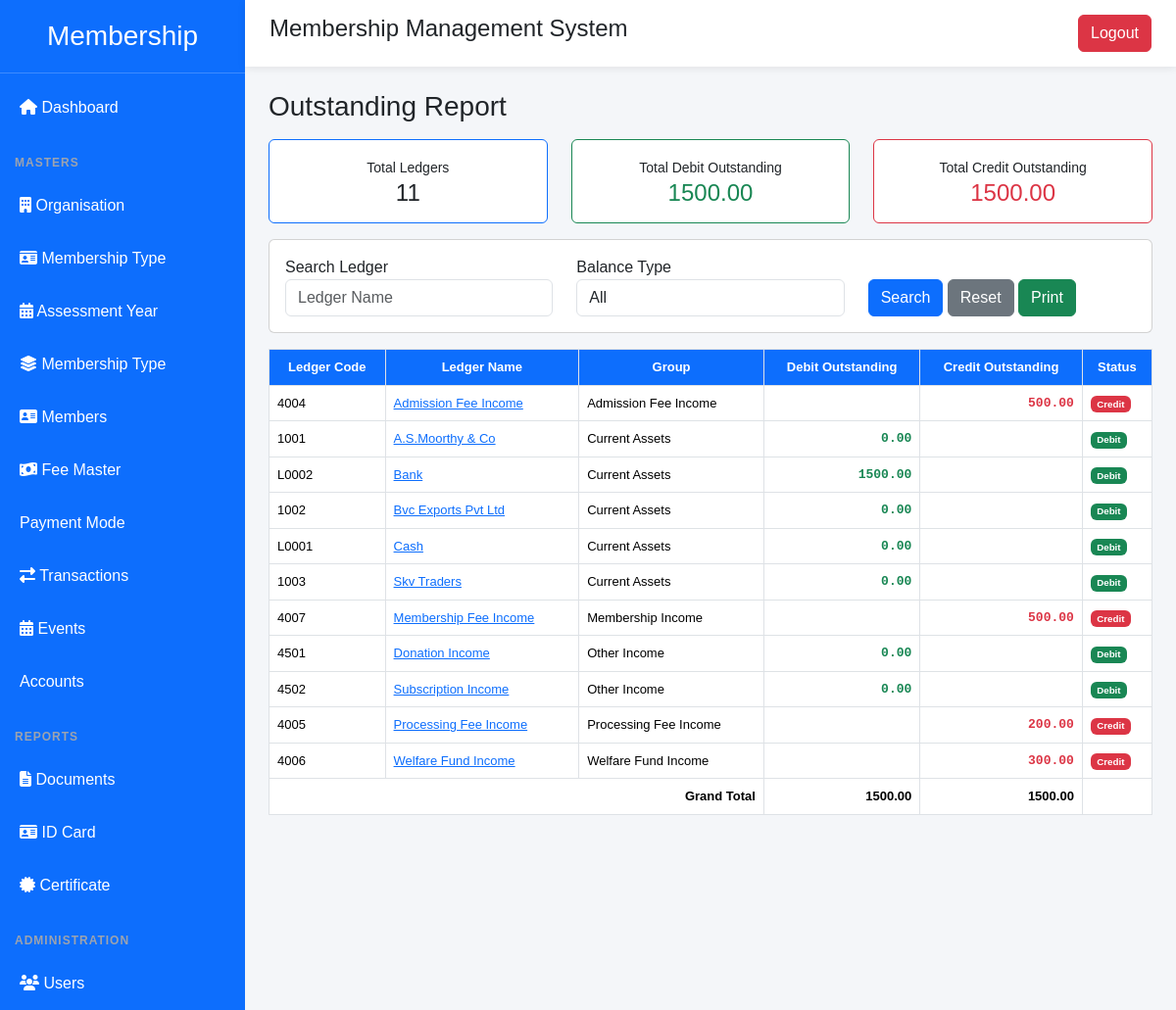
/outstanding-report/ (signed in), run on an earlier commit of the app's database.
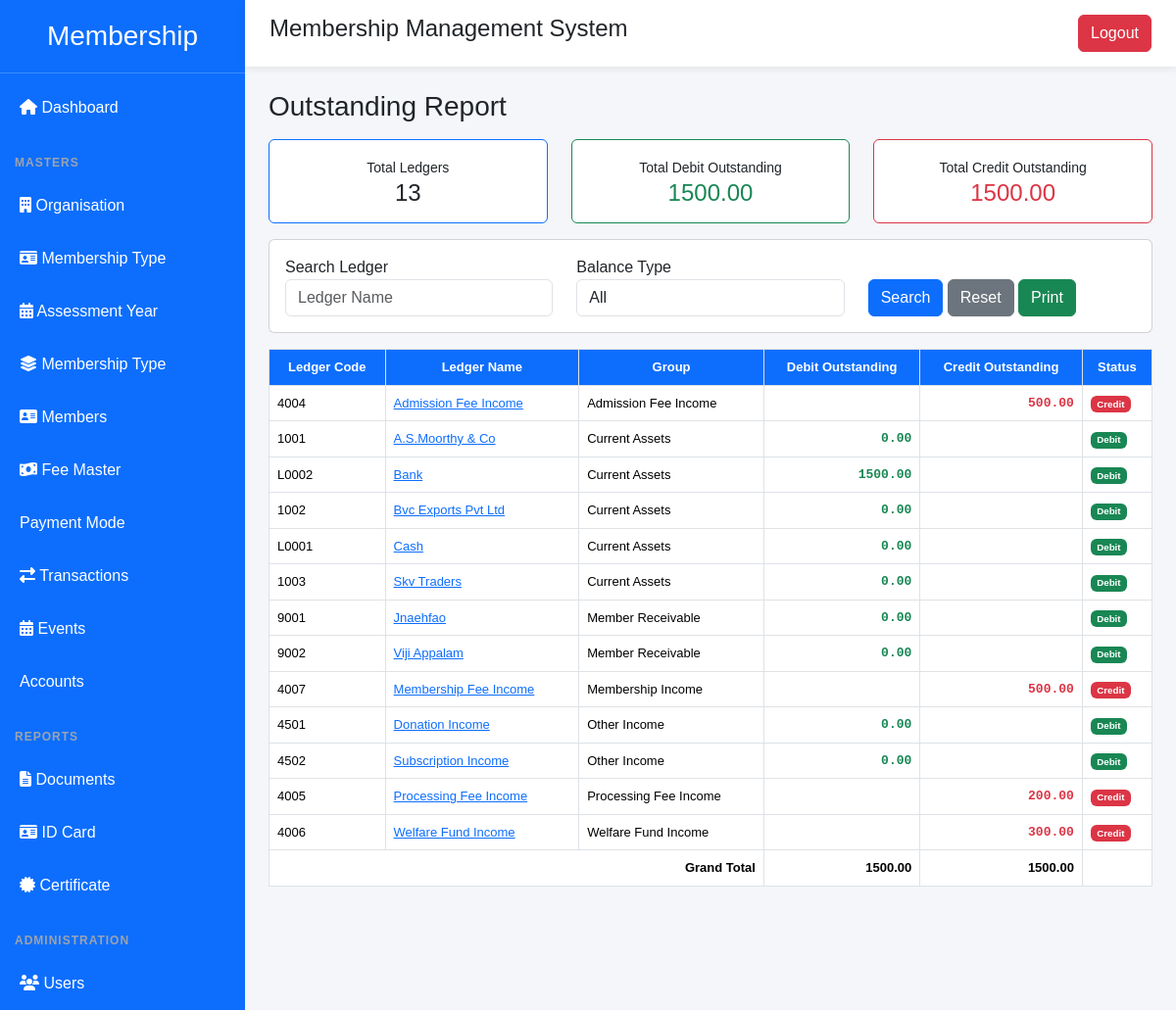
And on a later commit of the database.
### membership/models.py (models this page shows, shortened)
class Ledger(models.Model):
    OPENING_TYPE = (
        ("DEBIT", "Debit"),
        ("CREDIT", "Credit"),
    )
    ledger_code = models.CharField(
        max_length=20,
        unique=True
    )
    ledger_name = models.CharField(
        max_length=100,
        unique=True
    )
    group = models.ForeignKey(
        AccountGroup,
        on_delete=models.PROTECT,
        related_name="ledgers"
    )
    opening_balance = models.DecimalField(
        max_digits=12,
        decimal_places=2,
        default=0
    )
    opening_type = models.CharField(
        max_length=10,
        choices=OPENING_TYPE,
        default="DEBIT"
    )
    remarks = models.TextField(
        blank=True
    )
    is_system = models.BooleanField(
        default=False
    )
    is_active = models.BooleanField(
        default=True
    )
    created_at = models.DateTimeField(
        auto_now_add=True
    )
    updated_at = models.DateTimeField(
        auto_now=True
    )
    class Meta:
        ordering = ["ledger_code"]

class AccountGroup(models.Model):
    GROUP_TYPES = (
        ("ASSET", "Asset"),
        ("LIABILITY", "Liability"),
        ("DIRECT_INCOME", "Direct Income"),
        ("INDIRECT_INCOME", "Indirect Income"),
        ("DIRECT_EXPENSE", "Direct Expense"),
        ("INDIRECT_EXPENSE", "Indirect Expense"),
    )
    name = models.CharField(
        max_length=100,
        unique=True
    )
    parent = models.ForeignKey(
        "self",
        on_delete=models.PROTECT,
        null=True,
        blank=True,
        related_name="children"
    )
    nature = models.CharField(
        max_length=20,
        choices=GROUP_TYPES
    )
    display_order = models.PositiveIntegerField(
        default=0
    )
    is_system = models.BooleanField(
        default=False
    )
    is_active = models.BooleanField(
        default=True
    )
    created_at = models.DateTimeField(
        auto_now_add=True
    )
    updated_at = models.DateTimeField(
        auto_now=True
    )
    code_prefix = models.PositiveIntegerField(
    unique=True,
    null=True,
    blank=True
)
    class Meta:
        ordering = ["display_order", "name"]
        verbose_name = "Account Group"
        verbose_name_plural = "Account Groups"

### membership/views.py (the view)
@login_required
def outstanding_report(request):
    search = request.GET.get("search", "")
    balance_type = request.GET.get("type", "")
    ledgers = Ledger.objects.select_related("group")
    if search:
        ledgers = ledgers.filter(
            Q(ledger_name__icontains=search) |
            Q(ledger_code__icontains=search) |
            Q(group__name__icontains=search)
        )
    rows = []
    total_dr = Decimal("0.00")
    total_cr = Decimal("0.00")
    for ledger in ledgers:
        debit = (
            VoucherEntry.objects.filter(
                ledger=ledger,
                voucher__status="ACTIVE"
            )
            .aggregate(total=Sum("debit"))["total"]
            or Decimal("0.00")
        )
        credit = (
            VoucherEntry.objects.filter(
                ledger=ledger,
                voucher__status="ACTIVE"
            )
            .aggregate(total=Sum("credit"))["total"]
            or Decimal("0.00")
        )
        balance = ledger.opening_balance or Decimal("0.00")
        if ledger.opening_type.upper() in ["CR", "CREDIT"]:
            balance *= -1
        balance += debit
        balance -= credit
        if balance >= 0:
            typ = "Dr"
            amt = balance
            total_dr += amt
        else:
            typ = "Cr"
            amt = abs(balance)
            total_cr += amt
        if balance_type and typ != balance_type:
            continue
        rows.append({
            "ledger": ledger,
            "balance": amt,
            "type": typ,
        })
    rows.sort(key=lambda x: (
        x["ledger"].group.name,
        x["ledger"].ledger_name
    ))
    context = {
        "rows": rows,
        "search": search,
        "type": balance_type,
        "total_dr": total_dr,
        "total_cr": total_cr,
    }
    return render(
        request,
        "membership/account/outstanding_report.html",
        context,
    )

### membership/templates/membership/account/outstanding_report.html (shortened to what this page needs)
{% extends "membership/base.html" %}
{% block content %}
<div class="container-fluid">
<h3 class="mb-3">
Outstanding Report
</h3>
<div class="row mb-3">
<div class="col-md-4">
<div class="card border-primary">
<div class="card-body text-center">
<small>Total Ledgers</small>
<h4>{{ rows|length }}</h4>
</div>
</div>
</div>
<div class="col-md-4">
<div class="card border-success">
<div class="card-body text-center">
<small>Total Debit Outstanding</small>
<h4 class="text-success">
{{ total_dr|floatformat:2 }}
</h4>
</div>
</div>
</div>
<div class="col-md-4">
<div class="card border-danger">
<div class="card-body text-center">
<small>Total Credit Outstanding</small>
<h4 class="text-danger">
{{ total_cr|floatformat:2 }}
</h4>
</div>
</div>
</div>
</div>
<form method="get" class="card mb-3">
<div class="card-body">
<div class="row">
<div class="col-md-4">
<label>Search Ledger</label>
<input
type="text"
name="search"
class="form-control"
placeholder="Ledger Name"
value="{{ search }}">
</div>
<div class="col-md-4">
<label>Balance Type</label>
<select
name="type"
class="form-control">
<option value="">All</option>
</select>
</div>
<div class="col-md-4 pt-4">
<button class="btn btn-primary">
Search
</button>
<a href="{% url 'outstanding_report' %}"
class="btn btn-secondary">
Reset
</a>
<button
type="button"
onclick="window.print()"
class="btn btn-success">
Print
</button>
</div>
</div>
</div>
</form>
<table class="table table-bordered table-hover report-table">
<thead>
<tr>
<th>Ledger Code</th>
<th>Ledger Name</th>
<th>Group</th>
<th>Debit Outstanding</th>
<th>Credit Outstanding</th>
<th>Status</th>
</tr>
</thead>
<tbody>
{% for r in rows %}
<tr>
<td>
{{ r.ledger.ledger_code }}
</td>
<td>
<a href="{% url 'ledger_book' r.ledger.id %}">
{{ r.ledger.ledger_name }}
</a>
</td>
<td>
{{ r.ledger.group.name }}
</td>
<td class="amount">
{% if r.type == "Dr" %}
<span class="dr">
{{ r.balance|floatformat:2 }}
</span>
{% endif %}
</td>
<td class="amount">
{% if r.type == "Cr" %}
<span class="cr">
{{ r.balance|floatformat:2 }}
</span>
{% endif %}
</td>
<td>
{% if r.type == "Dr" %}
<span class="badge bg-success">
Debit
</span>
{% else %}
<span class="badge bg-danger">
Credit
</span>
{% endif %}
</td>
</tr>
{% empty %}
<tr>
<td colspan="6" class="text-center">
No Outstanding Ledgers
</td>
</tr>
{% endfor %}
<tr class="total-row">
<td colspan="3" class="text-end">
Grand Total
</td>
<td class="text-end">
{{ total_dr|floatformat:2 }}
</td>
<td class="text-end">
{{ total_cr|floatformat:2 }}
</td>
<td></td>
</tr>
</tbody>
</table>
</div>
{% endblock %}

What changed in the data, as far as the page shows it:
added Ledger: ledger.ledger_code "9001", ledger.ledger_name "Jnaehfao", ledger.group.name "Member Receivable", balance "0.00", shows "Debit"
added Ledger: ledger.ledger_code "9002", ledger.ledger_name "Viji Appalam", ledger.group.name "Member Receivable", balance "0.00", shows "Debit"
Also different on the page:
{{ rows|length }}: "11" → "13"
